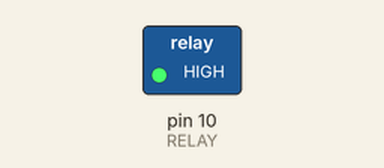
Recording of a sketch running on a simulated Arduino Uno, built with avr-gcc and run on an emulated ATmega328P. On the bench: switched loads named in the sketch (green lamp = pin HIGH).

Above: at 1.0 s.
At 3.0 s:
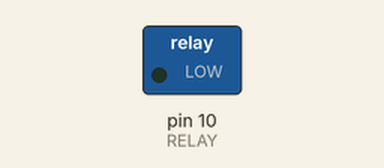
Timing chart, 0 to 5.2 s (numbered marks = the images above):
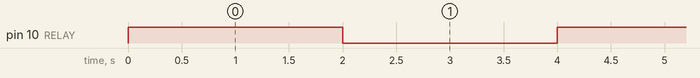

Measured:
- by itself, pin 10 (RELAY): alternates HIGH for 2.0 s and LOW for 2.0 s

The sketch:

relay_03.ino
```cpp
const int RELAY = 10;

void setup() {
  // 릴레이 신호 10번핀 연결
  pinMode(RELAY,OUTPUT);
}

void loop() {
  // 릴레이 신호 깜빡임
  digitalWrite(RELAY, HIGH);
  delay(2000);

  digitalWrite(RELAY, LOW);
  delay(2000);
}
```
